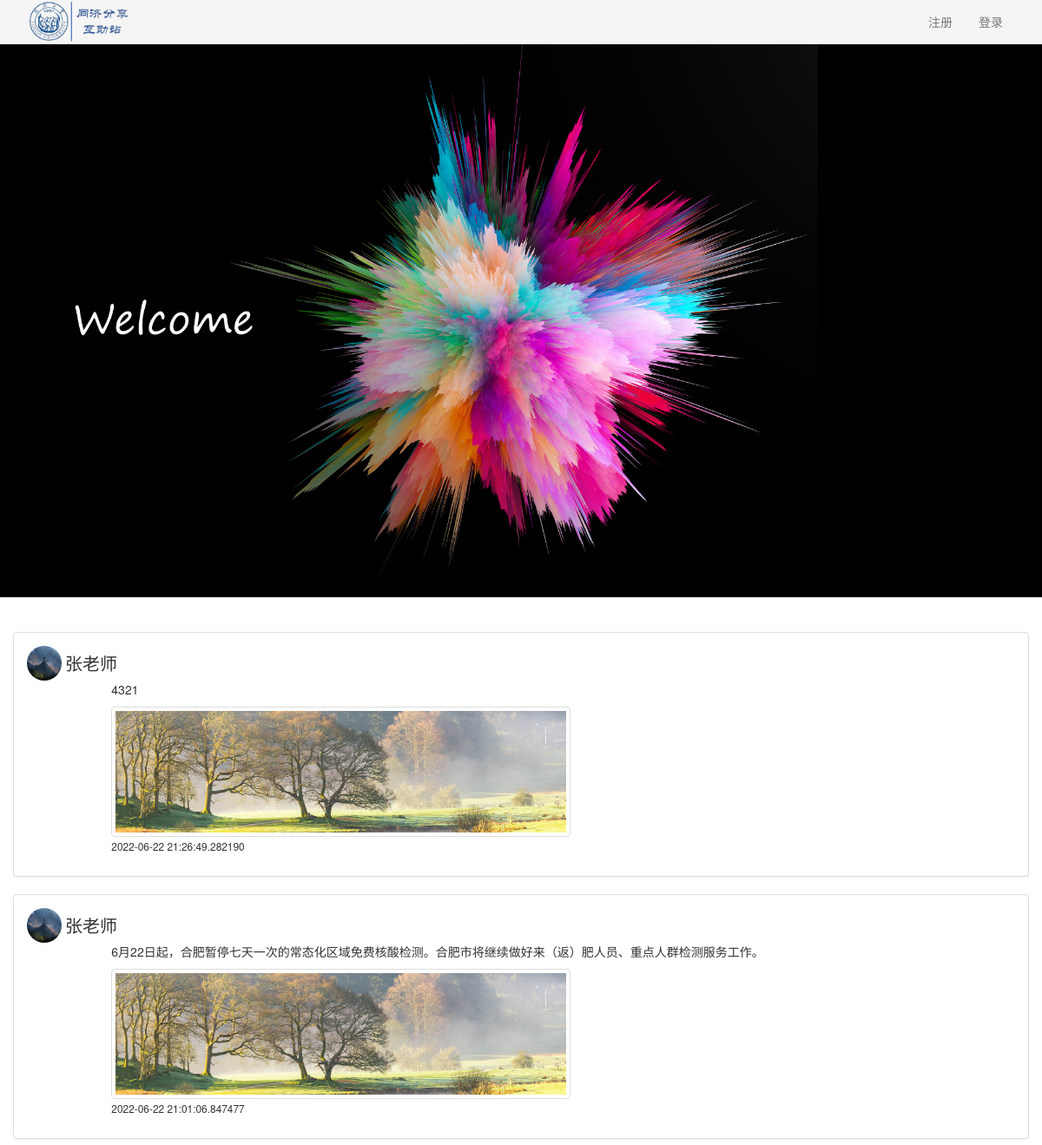
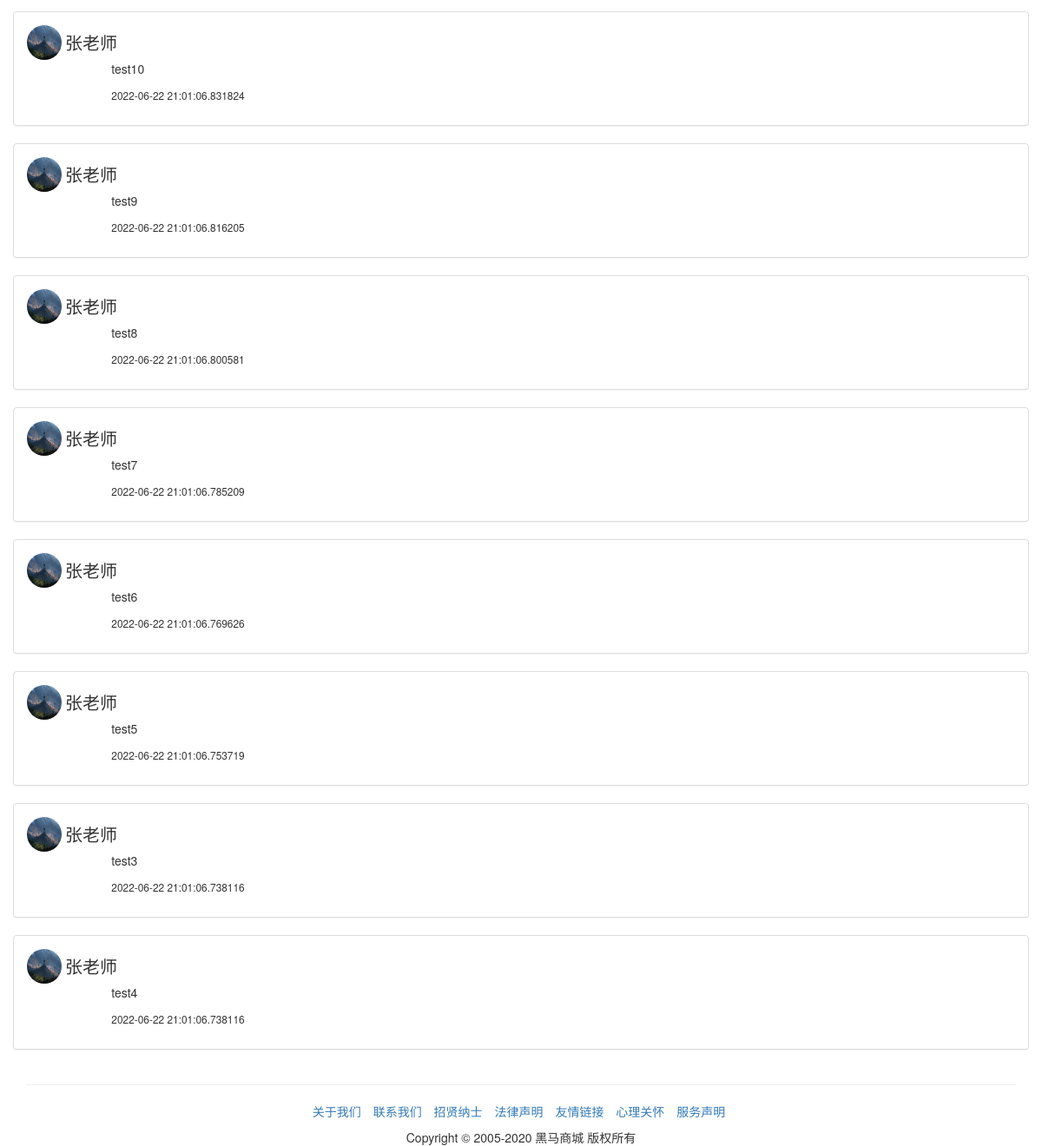
Page /main on the earlier database version (2 pictures, top to bottom).
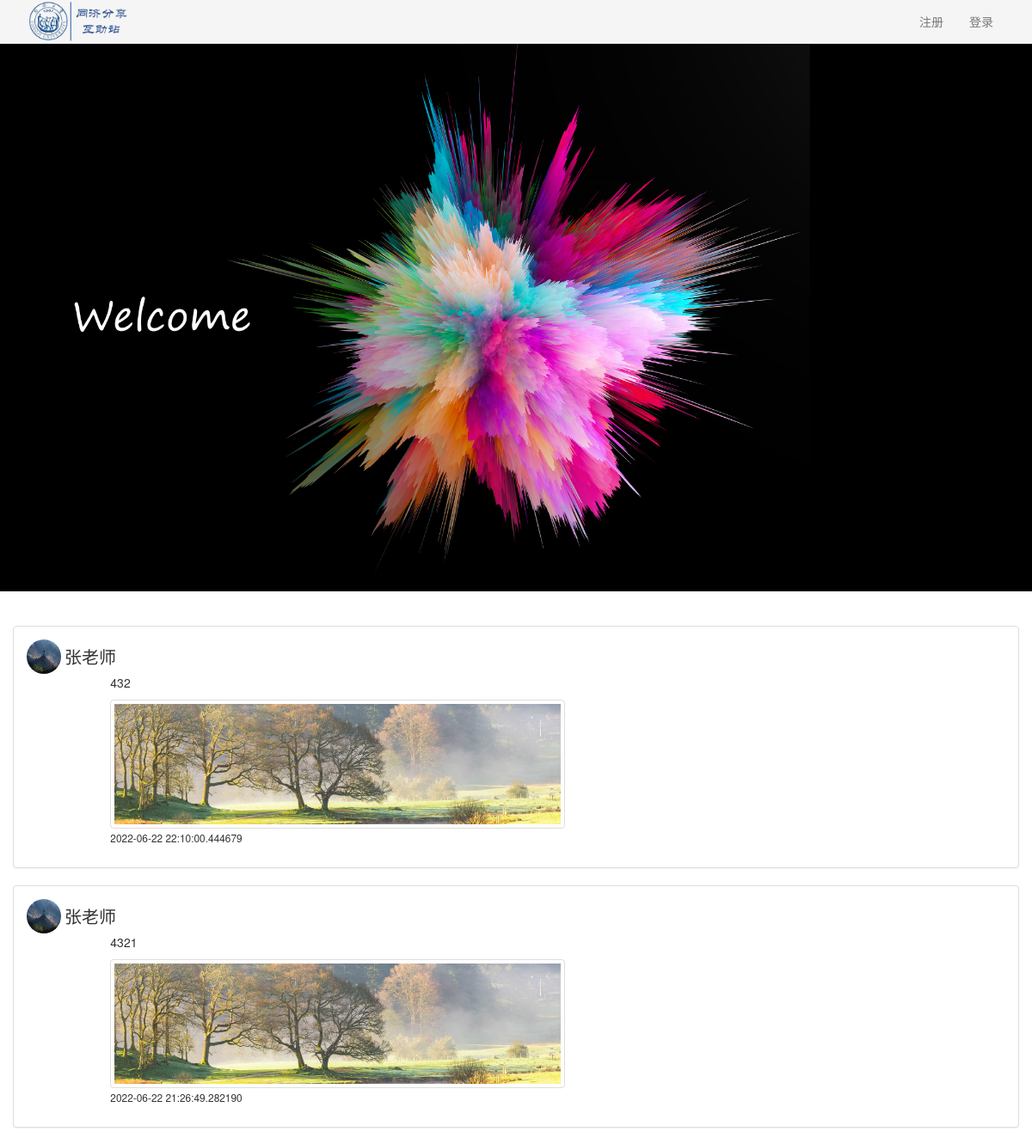
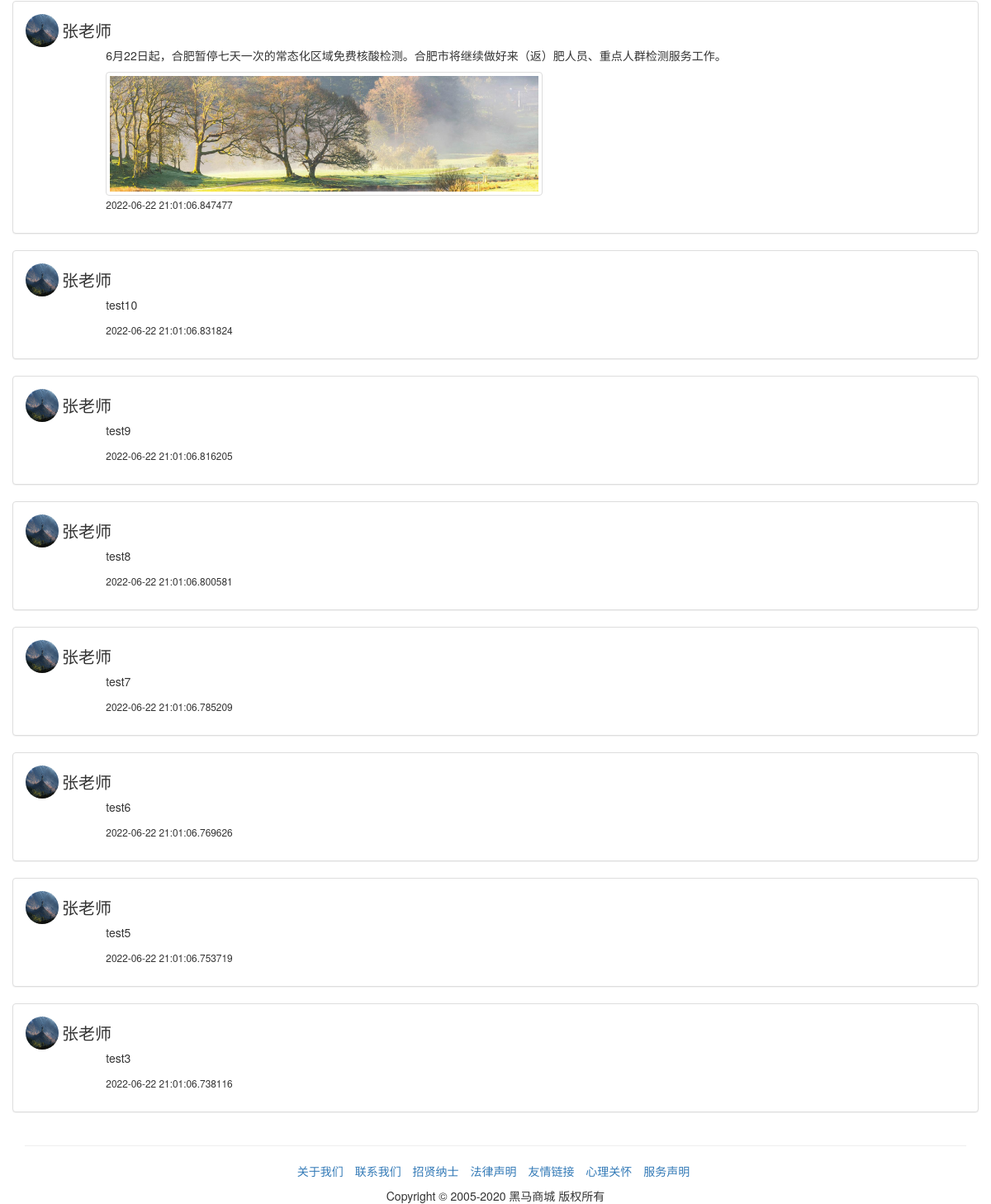
Same page on the later database version (2 pictures, top to bottom).
### sql.py (models this page shows)
class post(db.Model):#帖子
    id=db.Column(db.Integer, primary_key=True)
    post_content=db.Column(db.Text)#帖子内容
    create_at = db.Column(db.DateTime, default=datetime.datetime.now)
    update_at = db.Column(db.DateTime, default=datetime.datetime.now, onupdate=datetime.datetime.now)
    publish_user_id=db.Column(db.Integer, db.ForeignKey('user.id'))#发的人
    publish_user_name=db.Column(db.String(20))
    picture_number=db.Column(db.Integer)
    post_comments=db.relationship('post_comment',backref='post_comments')#评论
    status=db.Column(db.String(20))#状态,比如删除/隐藏

### apps/basic.py (the view)
@basicbp.route('/',methods = ['GET', 'POST'])
@basicbp.route('/main',methods = ['GET', 'POST'])
def main():
    pages=sql.get_page()
    if(current_user.is_authenticated==False):
        return render_template("main.html",pages=pages,islogin=current_user.is_authenticated)
    else:
        return render_template("main.html", pages=pages,user_id=current_user.id,islogin=current_user.is_authenticated,user_name=current_user.name)

### sql.py (called while the page is built)
def get_page():
    pagination = post.query.order_by(post.update_at.desc()).paginate(1, per_page=10, error_out=False)
    return pagination

### apps/templates/main.html (shortened to what this page needs)
<!DOCTYPE html>
<html lang="zh-CN">
<head>
    <link rel="stylesheet" href="{{ url_for('static', filename='css/bootstrap.min.css') }}">
    <link href="{{ url_for('static', filename='css/minecss.css') }}" rel="stylesheet">
</head>
<body>
{% if islogin %}
{% include "common/header.html" %}
{% else %}
<div>
    <nav class="navbar navbar-default navbar-static navbar-fixed-top" role="navigation" style="background:#F5F5F5">
        <div class="container">
            <div class="navbar-header">
                <img style="height:50px;overflow:hidden;"
                     src="{{ url_for('static', filename='images/img_title.png') }}"/>
            </div>
            <div class="pull-right">
                <ul class="nav navbar-nav">
                    <li><a href={{url_for("basic.register")}}>注册</a></li>
                    <li><a href={{url_for("basic.login")}}>登录</a></li>
                </ul>
            </div>
        </div>
    </nav>
</div>
<br><br>
{% endif %}
<div>
    <img style="max-width:100%;overflow:hidden;" src="{{ url_for('static', filename='images/header-tree.jpg') }}">
</div>
<br><br>
<div class="container">
    {% include "common/postshow.html" %}
    {% include "common/footer.html" %}
</div>
</body>
</html>

### apps/templates/common/postshow.html (shortened to what this page needs)
<div class="row">
    <div>
        {% for post in pages.items %}
        <div class="panel panel-default">
            <div class="panel-body row">
                <div class="col-md-12">
                    <img class="img-circle" style="width:40px;height:40px;"
                         src="{{url_for('static', filename='images/user/'+post.publish_user_id|string+'/head.jpg')}}">
                    <span style="vertical-align:middle;font-size: 20px">{{post.publish_user_name}}</span>
                </div>
                <div class="col-md-offset-1 col-md-11">
                    <p>{{post.post_content}}</p>
                    {% if post.picture_number %}
                    <div style="height:150px">
                        <img class="img-thumbnail" style="max-height:100%;width:auto"
                             src="{{url_for('static', filename='images/post/'+post.id|string+'/'+post.picture_number|string+'.jpg')}}">
                    </div>
                    {% endif %}
                    <p><small>{{post.update_at}}</small></p>
                </div>
            </div>
        </div>
        {% endfor %}
    </div>
</div>

Differences in the rows shown:
no longer on this page (row unchanged): post: publish_user (picture), publish_user_name "张老师", post_content "test4", update_at "2022-06-22 21:01:06.738116"
added post: publish_user (picture), publish_user_name "张老师", post_content "432", picture_number 1 (drawn), update_at "2022-06-22 22:10:00.444679"
